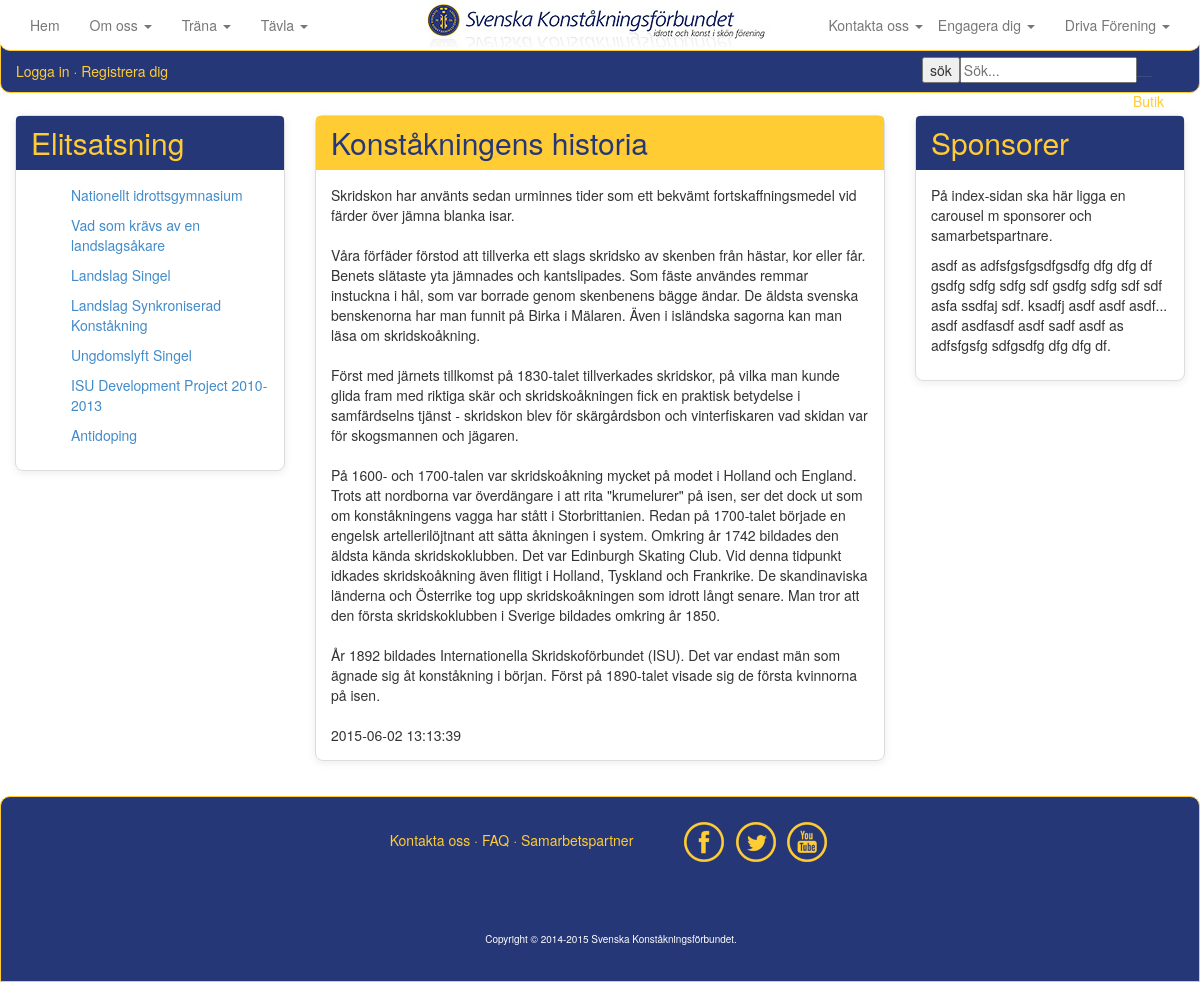
Page /elitsatsning.php on the committed database.
### tables this page shows
CREATE TABLE IF NOT EXISTS `artikel` (
  `ArtikelId` int(11) NOT NULL,
  `ArtikelName` varchar(50) NOT NULL,
  `ArtikelMessage` text NOT NULL,
  `ArtikelTimeStamp` timestamp NOT NULL DEFAULT CURRENT_TIMESTAMP,
  `ArtikelPic` varchar(1000) NOT NULL,
  `ArtikelPicThumb` varchar(1000) NOT NULL,
  `kategori` varchar(20) NOT NULL
);

### elitsatsning.php (the view, shortened to what this page needs)
<?php
include_once("inc/HTMLTemplate.php");
include_once("inc/Connstring.php");
$artikeltime = "";
$artikelnames = "";
if(!empty($_GET))
{
	$getartikelid = isset($_GET['ArtikelId']) ? $_GET['ArtikelId'] : '';
	$query = <<<END
		SELECT ArtikelId, ArtikelName, ArtikelMessage, ArtikelTimeStamp
		FROM artikel
		WHERE ArtikelId = "{$getartikelid}";
END;
	$res = $mysqli->query($query) or die();
	if($res->num_rows > 0)
	{
		while($row = $res->fetch_object())
		{
			$artikelname = $row->ArtikelName;
			$artikelmessage = $row->ArtikelMessage;
			$artikeltimestamp = $row->ArtikelTimeStamp;
			$artikeltime = <<<END
		<div class="panel panel-yellow">
			<div class="panel-heading">
				<h3 class="panel-title">{$artikelname}</h3>
			</div>
				<div class="panel-body">
					{$artikelmessage}
					{$artikeltimestamp}
				</div>
		</div>
END;
		}
	}
}
else
{
	$query = <<<END
		SELECT ArtikelId, ArtikelName, ArtikelMessage, ArtikelTimeStamp, kategori
		FROM artikel
		WHERE kategori = 'historia'
		ORDER BY Artikeltimestamp
END;
	$res = $mysqli->query($query) or die();
		if($res->num_rows > 0)
		{
			while($row = $res->fetch_object())
			{
				$artikelname = $row->ArtikelName;
				$artikelmessage = $row->ArtikelMessage;
				$artikeltimestamp = $row->ArtikelTimeStamp;
				$artikeltime = <<<END
				<div class="panel panel-yellow">
					<div class="panel-heading">
						<h3 class="panel-title">{$artikelname}</h3>
					</div>
						<div class="panel-body">
							{$artikelmessage}
							{$artikeltimestamp}
						</div>
				</div>
END;
			}
		}
}
$query = <<<END
	SELECT ArtikelId, ArtikelName, ArtikelMessage, ArtikelTimeStamp, kategori
	FROM artikel
	WHERE kategori = 'elitsatsning'
	ORDER BY Artikeltimestamp
END;
$res = $mysqli->query($query) or die();
if($res->num_rows > 0)
{
	while($row = $res->fetch_object())
	{
		$artikelId = $row->ArtikelId;
		$artikelname = $row->ArtikelName;
		$artikelnames .= <<<END
			<div class="collapse-in" id="dokument">
				<ul class="">
	   				<a href="elitsatsning.php?ArtikelId={$artikelId}">
	   					<li>{$artikelname}</li>
	   				</a>
	   			</ul>
			</div>
END;
	}
}
$content = <<<END
       	<div id="content">
			<div class="row">
				<div class="col-md-3">
					<div class="panel panel-blue">
						<div class="panel-heading">
							<h3 class="panel-title yellow">Elitsatsning</h3>
						</div>
						</a>
						<div class="panel-body">
							{$artikelnames}
						</div>
					</div>
				</div>
				<div class="col-xs-12 col-md-6">
					{$artikeltime}
				</div>
				<div class="col-md-3 pull-right">
					<div class="panel panel-blue">
						<div class="panel-heading">
							<h3 class="panel-title">Sponsorer</h3>
						</div>
						<div class="panel-body">
							<p>På index-sidan ska här ligga en carousel m sponsorer och samarbetspartnare.
							</p>
							<p class="divider"></p>
							<p>asdf as adfsfgsfgsdfgsdfg dfg dfg df gsdfg sdfg sdfg sdf gsdfg sdfg
							sdf sdf asfa ssdfaj sdf.
							ksadfj asdf asdf asdf... asdf asdfasdf asdf sadf asdf as adfsfgsfg
							sdfgsdfg dfg dfg df.
							</p>
						</div>
					</div>
				</div>
			</div>
       </div>
END;
echo $header;
echo $content;
echo $footer;
?>

### css/ia4.css (style rules this page uses)
html { height: 100% }
body { background-color: white; margin-right: auto; margin-left: auto; width:100%; height: 100% }
#content { z-index:-1; margin-top: 100px; margin-right: auto; margin-left: auto; width:100%; min-height: 400px; padding: 15px; background-color: white; }
.yellow { color: #ffcc33; }
.panel { margin-bottom: 20px; background-color: #fff; border: 1px solid transparent; border-radius: 8px; -webkit-box-shadow: 0 2px 8px rgba(0, 0, 0, .08); box-shadow: 0 2px 8px rgba(0, 0, 0, .08); }
.panel-body { padding: 15px; }
.panel-heading { padding: 10px 15px; border-bottom: 1px solid transparent; border-top-left-radius: 4px; border-top-right-radius: 4px; }
.panel-title { margin-top: 0; margin-bottom: 0; font-size: 16px; color: inherit; }
.panel-yellow { border-color: #ddd; }
.panel-yellow > .panel-heading { color: #263777; background-color: #ffcc33; border-color: #ffcc33; }
.panel-blue { border-color: #ddd; }
.panel-blue > .panel-heading { color: #ffcc33; background-color: #263777; border-color: #263777; }
.panel-title { margin-top: 0; margin-bottom: 0; font-size: 30px; color: inherit; }
ul { list-style-type: none; }

### rows in the picture
artikel: ArtikelName "Nationellt idrottsgymnasium"
artikel: ArtikelName "Vad som krävs av en landslagsåkare"
artikel: ArtikelName "Landslag Singel"
artikel: ArtikelName "Landslag Synkroniserad Konståkning"
artikel: ArtikelName "Ungdomslyft Singel"
artikel: ArtikelName "ISU Development Project 2010-2013"
artikel: ArtikelName "Antidoping"
artikel: ArtikelName "Konståkningens historia", ArtikelMessage "Skridskon har använts sedan urminnes tider som ett bekvämt fortskaffningsmedel vid färder över jämna blanka isar. Våra förfäder förstod att tillverka ett slags skridsko av skenben från hästar, kor eller får. Benets slätaste yta jämnades och kantslipades. Som fäste användes remmar instuckna i hål, som var borrade genom skenbenens bägge ändar. De äldsta svenska benskenorna har man funnit på Birka i Mälaren. Även i isländska sagorna kan man läsa om skridskoåkning. Först med järnets tillkomst på 1830-talet tillverkades skridskor, på vilka man kunde glida fram med riktiga skär och skridskoåkningen fick en praktisk betydelse i samfärdselns tjänst - skridskon blev för skärgårdsbon och…", ArtikelTimeStamp "2015-06-02 13:13:39"
